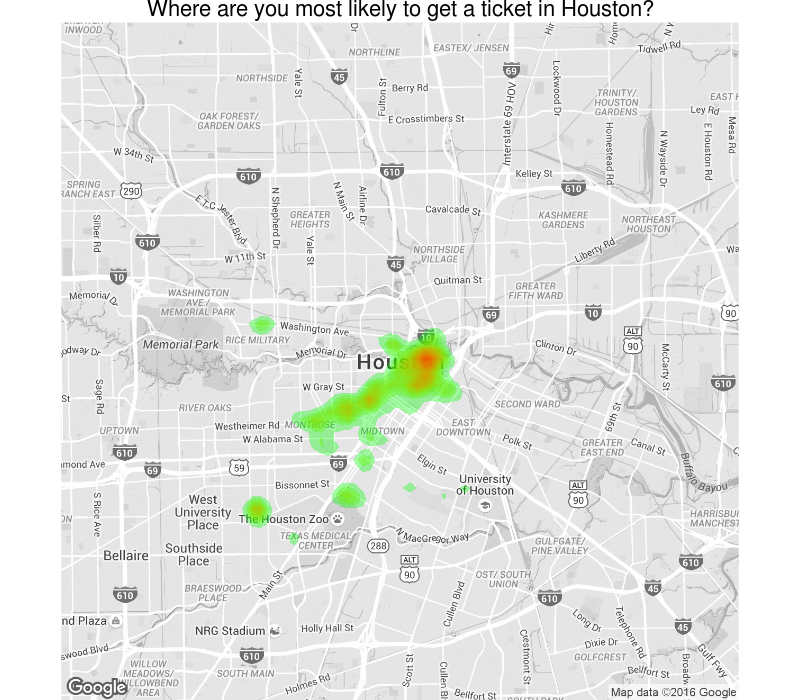

The R source for this figure:
require(ggmap)
require(ggplot2)
source("initial.R")
raw_2014_to_2015 = read.csv("GeoAnalysis/Parking Citations in T2 07-01-2014 to 06-30-2015 as of 05-01-2016.csv")
raw_2015_to_2016 = read.csv("GeoAnalysis/Parking Citations in T2 07-01-2015 to 03-31-2016 as of 05-01-2016.csv")
raw_data = rbind(raw_2014_to_2015, raw_2015_to_2016)
ticket_coords = subset(raw_data, 1==1, c("VIC_LEGAL_DESCRIPTION", "Latitude", "Longitude"))
colnames(ticket_coords) = c("reason", "lat", "long")
prop_missing_coords = round(100*sum(is.na(ticket_coords[,"lat"]))/length(ticket_coords[,"lat"]))
paste("Approximately ",prop_missing_coords,"% of coordinates are missing in this dataset.", sep="")
ticket_coords = ticket_coords[complete.cases(ticket_coords),]
#Map raw ticket density
houston_map_data <- get_map("houston", zoom = 12, color="bw")
png("GeoAnalysis/ticket_density.png", width=800, height=700)
ggmap(houston_map_data, extent = "device", legend = "topleft")+
  stat_density2d(aes(x = long, y = lat, fill = ..level..), alpha=.35,
                 size = .1, bins = 15, data = ticket_coords, geom = "polygon")+
  scale_fill_gradient(low = "green", high = "red")+
  ggtitle("Where are you most likely to get a ticket in Houston?")+
  theme(legend.position = "none", plot.title = element_text(size=22))
dev.off()
#Map tickets by infraction.
most_common_infractions = queryDB("SELECT VIC_LEGAL_DESCRIPTION as reason, COUNT(*) as ct FROM ticket_data GROUP BY VIC_LEGAL_DESCRIPTION ORDER BY ct DESC LIMIT 6")
top_infraction_coords = subset(ticket_coords, reason %in% most_common_infractions$reason)
top_infraction_coords$reason = factor(top_infraction_coords$reason)
png("GeoAnalysis/ticket_density_by_infraction.png", width=1200, height=900)
ggmap(houston_map_data, extent = "device", legend = "topleft")+
  stat_density2d(aes(x = long, y = lat, fill = ..level..), alpha=.35,
                 size = .1, bins = 15, data = top_infraction_coords, geom = "polygon")+
  scale_fill_gradient(low = "green", high = "red")+
  facet_wrap(~reason)+
  ggtitle("Where are you most likely to get a ticket for a given infraction?")+
  theme(legend.position = "none", plot.title = element_text(size=22), strip.text= element_text(size=14))
dev.off()
